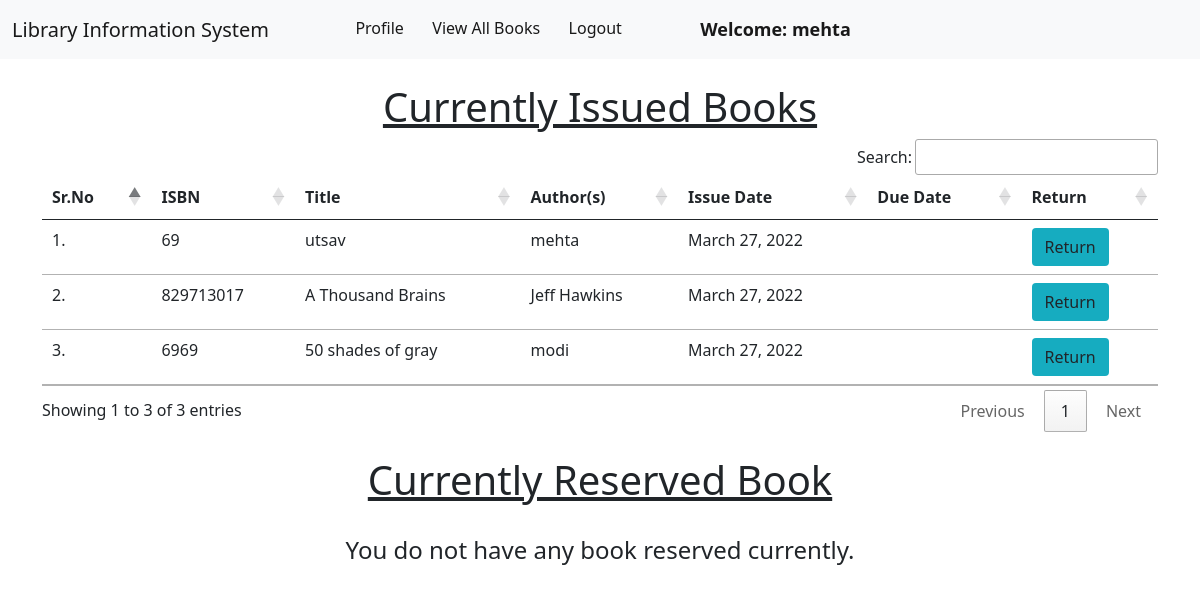
The app's page /member/view_issued_books/ (signed in), older data.
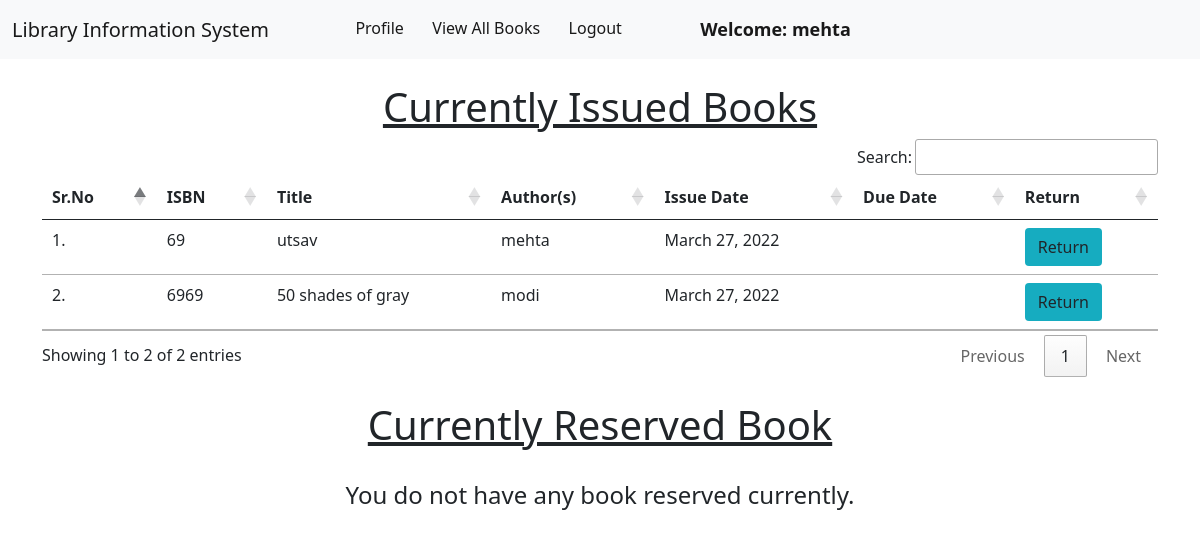
The same page, newer data.
### book/models.py (models this page shows, shortened)
class Book(models.Model):
    title = models.CharField(max_length=200)
    author = models.CharField(max_length=200)
    isbn = models.CharField(max_length= 15)
    rack_number = models.CharField(max_length= 10)
    issue_date = models.DateField(null= True)
    date_added = models.DateField(null=True)
    return_requested = models.BooleanField(default=False)
    issue_member = models.ForeignKey("member.Member", on_delete = models.SET_NULL, null = True)

### member/views.py (the view)
# urls.py: path("view_issued_books/", views.view_current_issues, name="view_current_issues"),
@login_required(login_url = '/member/login')
def view_current_issues(request):
    issued_books = request.user.member.book_set.all()
    reserved_book = request.user.member.reserved_book
    reserve_time = request.user.member.reserve_datetime
    return render(request, "member/view_issued_books.html", {'issued_books':issued_books, 'reserved_book': reserved_book, 'reserve_time': reserve_time})

### member/templates/member/view_issued_books.html (shortened to what this page needs)
{% extends 'member/member_navbar.html' %}
{% load static %}
{% block body %}
{% if issued_books|length > 0%}
    <div class="container mt-4">
        <h1 class="text-center"><u>Currently Issued Books</u></h1>
        <table class="table table-hover" id="example">
            <thead>
                <tr>
                    <th>Sr.No</th>
                    <th>ISBN</th>
                    <th>Title</th>
                    <th>Author(s)</th>
                    <th>Issue Date</th>
                    <th>Due Date</th>
                    <th>Return</th>
                </tr>
            </thead>
            <tbody>
                {% for book in issued_books %}
                <tr>
                    <td>{{forloop.counter}}.</td>
                    <td>{{book.isbn}}</td>
                    <td>{{book.title}}</td>
                    <td>{{book.author}}</td>
                    <td>{{book.issue_date}}</td>
                    <td>{{book.due_date}}</td>
                    <td><a href="/member/return_book/{{book.id}}/" class="btn btn-return" onclick="return confirm('Are you sure you want to Return this book?')">Return</a></td>
                </tr>
                {% endfor %}
            </tbody>
        </table>
    </div>
{% else %}
    <div class="container mt-4">
        <h1 class="text-center"><u>Currently Issued Books</u></h1>
        <br>
        <h4 class="text-center">You do not have any books issued currently.</h4>
    </div>
{% endif%}
{% if reserved_book != None %}
    <div class="container mt-4">
        <h1 class="text-center"><u>Currently Reserved Book</u></h1>
        <table class="table table-hover" id="example">
            <thead>
                <tr>
                    <th>Sr.No</th>
                    <th>ISBN</th>
                    <th>Title</th>
                    <th>Author(s)</th>
                    <th>Reserve Date and Time</th>
                    <th>Reservation Status</th>
                    <th>Cancel Reservation</th>
                </tr>
            </thead>
            <tbody>
                <tr>
                    <td>{{1}}.</td>
                    <td>{{reserved_book.isbn}}</td>
                    <td>{{reserved_book.title}}</td>
                    <td>{{reserved_book.author}}</td>
                    <td>{{reserve_time}}</td>
                    <td><a href="/member/" class="btn btn-cancel" onclick="return confirm('Are you sure you want to Cancel the reservation of this book?')">Cancel</a></td>
                </tr>
            </tbody>
        </table>
    </div>
{% else %}
    <div class="container mt-4">
        <h1 class="text-center"><u>Currently Reserved Book</u></h1>
        <br>
        <h4 class="text-center">You do not have any book reserved currently.</h4>
    </div>
{% endif %}
{% endblock %}

Row changes from the older to the newer data that the page shows:
removed Book: isbn "829713017", title "A Thousand Brains", author "Jeff Hawkins", issue_date "March 27, 2022"
Text that changed along with them:
text written by a page script: "Search: Showing 1 to 3 of 3 entries Previous 1 Next" → "Search: Showing 1 to 2 of 2 entries Previous 1 Next"
